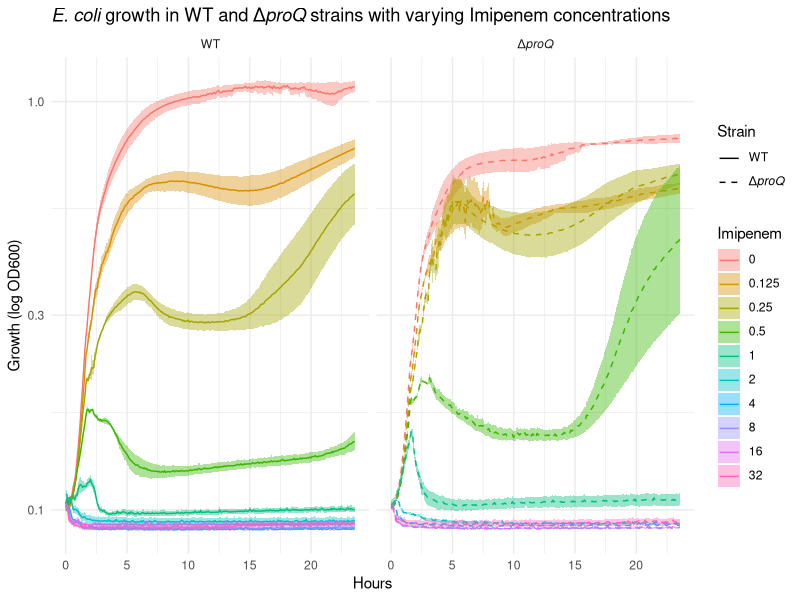

Write R code to recreate this figure.
library(tidyverse) # Load tidyverse for data manipulation and visualization
library(data.table) # Load data.table for fast and efficient data manipulation
library(ggtext) # Load markdown for formatting text (e.g., italicizing species names)

# ============================
# Functions Section
# ============================

# Function to set the doses for the dilution series across the columns of the plate
column_dilution_series <- function(data, min_dose, max_dose, min_col, max_col, zero_col) {
  # Determine the direction of the dilution series (increasing or decreasing)
  direction <- ifelse(max_col > min_col, -1, 1)

  # Generate a sequence of column numbers between min_col and max_col
  cols <- seq(from = 1, to = abs(max_col - min_col) + 1)

  # Adjust the column sequence based on the direction of dilution
  cols <- max_col + direction * (cols - 1)

  # Assign Imipenem doses for each column in the dilution series
  lapply(cols, function(col) {
    data[Column == as.character(col), Imipenem := max_dose / 2^(abs(max_col - col))]
  })

  # Set the specified column's dose to zero (control column)
  data[Column == as.character(zero_col), Imipenem := 0]

  # Check if the doses are aligned correctly
  if (
    any(data[Column == as.character(min_col), Imipenem] != min_dose) ||
      any(data[Column == as.character(max_col), Imipenem] != max_dose) ||
      any(data[Column == as.character(zero_col), Imipenem] != 0)
  ) {
    stop("Error: The doses are not aligned with the columns.")
  }

  return(data)
}

# Function to find the largest divisor closest to the square root of n
find_ncol <- function(n) {
  sqrt_n <- floor(sqrt(n))
  for (i in sqrt_n:2) {
    if (n %% i == 0) {
      return(i)
    }
  }
  return(sqrt_n)
}

# ============================
# Main Code Section
# ============================

# Read the data file and perform some initial data transformations
data <- fread("Followups/proQ/Growth_curves/proQ_delta_growth.tsv") %>%
  select(-`Cycle Nr.`, -`Time [s]`) %>% # Remove unwanted columns for simplicity
  melt(id.vars = c("Time (hours)", "Temp. [°C]"), variable.name = "Well", value.name = "OD600") %>%
  # Rename columns for easier handling
  rename(Hours = `Time (hours)`, Temp = `Temp. [°C]`)

# Split the "Well" column into separate Row and Column identifiers
data[, c("Row", "Column") := tstrsplit(Well, "(?<=^[A-Z])", perl = TRUE)]

# Convert the "Column" from character to numeric for easy numerical operations
data[, Column := as.numeric(Column)]

# Label specific rows as either "WT" (wild type) or "ΔproQ" (mutant) based on their position
data[Row %in% c("B", "C", "D"), Strain := "WT"] # Rows B, C, D are WT
data[Row %in% c("E", "F", "G"), Strain := "Δ*proQ*"] # Rows E, F, G are ΔproQ

# Convert the "Strain" column to a factor to explicitly define it as categorical
data[, Strain := as.factor(Strain)]

# Display a message with a preview of the plate layout for CRISPRi induction
message("Plate layout")
data %>%
  select(Row, Column, Strain) %>%
  unique() %>%
  dcast(Row ~ Column, value.var = "Strain") %>% # Reshape data to show the plate layout
  print()

# Apply the dilution series function to the data with specified parameters
data <- column_dilution_series(
  data = data,
  min_dose = 0.125, # Minimum Imipenem concentration
  min_col = 10, # Column where minimum concentration is applied
  max_dose = 32, # Maximum Imipenem concentration
  max_col = 2, # Column where maximum concentration is applied
  zero_col = 11 # Control column with zero Imipenem
)

# Display the plate layout with the Imipenem doses
message("Plate layout for drug dilution")
data %>%
  select(Row, Column, Imipenem) %>%
  unique() %>%
  dcast(Row ~ Column, value.var = "Imipenem") %>% # Reshape to visualize the plate layout
  print()

# Remove wells that do not have cells (e.g., empty or control wells)
data <- data[!is.na(Imipenem) & !is.na(Strain)]

# Remove 's' from Hours values and convert to numeric for plotting purposes
data[, Hours := as.numeric(gsub("s", "", Hours))]

# Set Imipenem to NA for rows A and H, which are assumed to be empty or irrelevant controls
data[Row %in% c("A", "H"), Imipenem := NA_integer_]
data[Row %in% c("A", "H"), Imipenem := NA]

# Remove columns 1 and 12 which are assumed to be empty or not needed for analysis
data <- data[!Column %in% c(1, 12)]

# Identify follow-up wells that should move to the "Second Competition" phase
data <- data[
  Imipenem %in% c(0, 0.125, 0.25) & !(is.na(Strain)),
  followup := "Moved to Second Competition"
]

# Label the remaining wells as "96-well Plate Only"
data <- data[is.na(followup), followup := "96-well Plate Only"]

# Calculate the number of unique Imipenem concentrations used
n_levels <- length(data$Imipenem %>% unique())

# Find the best number of columns for plotting based on the number of levels
ncol <- find_ncol(n_levels)

# Create a growth curve plot to visualize OD600 over time
growth_curve_plot <- ggplot(
  data,
  aes(
    x = Hours, y = OD600,
    group = interaction(Imipenem, Strain) # Group by unique combinations of Imipenem and Strain
  )
) +
  scale_y_log10() + # Log-transform the y-axis to better visualize growth differences
  # Plot the mean growth curve for each group
  stat_summary(fun = mean, geom = "line", aes(color = factor(Imipenem), linetype = factor(Strain))) +
  # Add ribbons to indicate standard error around the mean
  stat_summary(fun.data = mean_se, geom = "ribbon", aes(fill = factor(Imipenem)), alpha = 0.4) +
  # Add labels to the plot
  labs(
    title = "*E. coli* growth in WT and Δ*proQ* strains with varying Imipenem concentrations",
    x = "Hours",
    y = "Growth (log OD600)",
    color = "Imipenem",
    linetype = "Strain",
    fill = "Imipenem"
  ) +
  # Customize line types for the different strains
  scale_linetype_manual(values = c("Δ*proQ*" = "dashed", "WT" = "solid")) +
  # Facet by strain to separate the plots for better visualization
  facet_grid(~Strain) +
  theme_minimal() + # Use a minimal theme for a clean look
  theme(
    plot.title = element_markdown(), # Enable markdown in the plot title
    axis.title.x = element_markdown(), # Enable markdown in the x-axis title
    axis.title.y = element_markdown(), # Enable markdown in the y-axis title
    strip.text = element_markdown(), # Enable markdown in the facet labels
    legend.text = element_markdown() # Enable markdown in the legend labels
  )

# Print the growth curve plot
print(growth_curve_plot)
